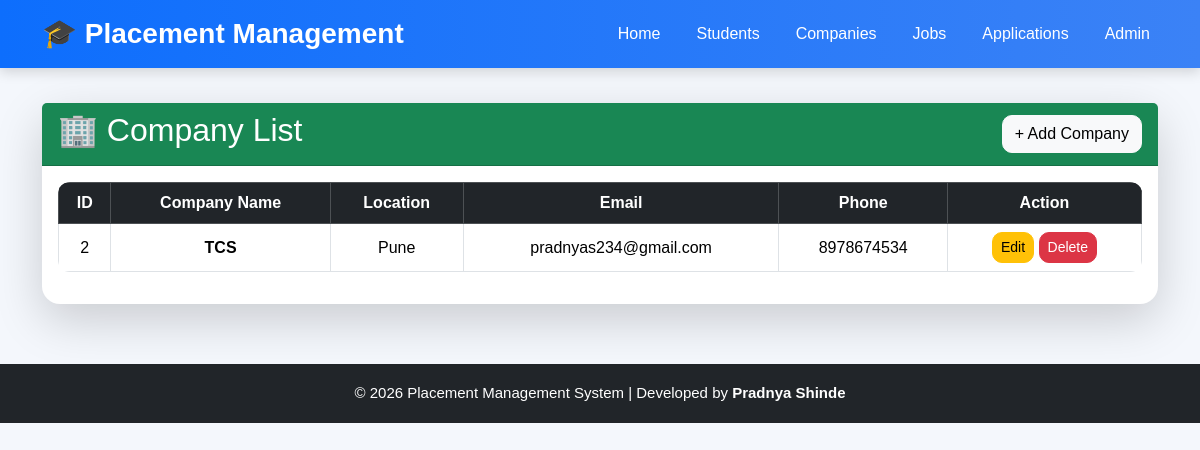
The app's page /companies/, older data.
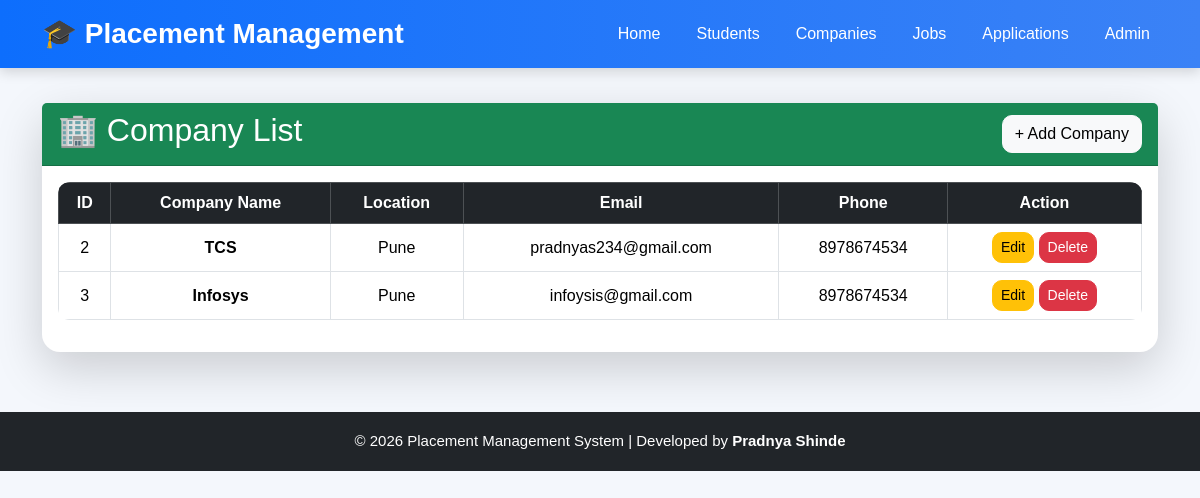
The same page, newer data.
### student/models.py (models this page shows, shortened)
class Company(models.Model):
    company_name = models.CharField(max_length=100)
    location = models.CharField(max_length=100)
    email = models.EmailField()
    phone = models.CharField(max_length=15)

### student/views.py (the view)
# urls.py: path('companies/', views.company_list, name='company_list'),
def company_list(request):
    companies = Company.objects.all()
    return render(
        request,
        "company_list.html",
        {"companies": companies}
    )

### student/templates/company_list.html
{% extends 'base.html' %}
{% block content %}
<div class="card shadow-lg">
    <div class="card-header bg-success text-white">
        <div class="d-flex justify-content-between align-items-center">
            <h2>🏢 Company List</h2>
            <a href="{% url 'company_register' %}" class="btn btn-light">
                + Add Company
            </a>
        </div>
    </div>
    <div class="card-body">
        <div class="table-responsive">
            <table class="table table-bordered table-hover align-middle">
                <thead class="table-dark">
                    <tr>
                        <th>ID</th>
                        <th>Company Name</th>
                        <th>Location</th>
                        <th>Email</th>
                        <th>Phone</th>
                        <th>Action</th>
                    </tr>
                </thead>
                <tbody>
                {% for company in companies %}
                <tr>
                    <td>{{ company.id }}</td>
                    <td>
                        <strong>{{ company.company_name }}</strong>
                    </td>
                    <td>{{ company.location }}</td>
                    <td>{{ company.email }}</td>
                    <td>{{ company.phone }}</td>
                    <td>
                        <a href="{% url 'edit_company' company.id %}" class="btn btn-warning btn-sm">
                            Edit
                        </a>
                        <a href="{% url 'delete_company' company.id %}" class="btn btn-danger btn-sm">
                            Delete
                        </a>
                    </td>
                </tr>
                {% empty %}
                <tr>
                    <td colspan="6" class="text-center text-danger">
                        No Company Found
                    </td>
                </tr>
                {% endfor %}
                </tbody>
            </table>
        </div>
    </div>
</div>
{% endblock %}

Row changes from the older to the newer data that the page shows:
added Company: id "3", company_name "Infosys", location "Pune", email "infoysis@gmail.com", phone "8978674534"
